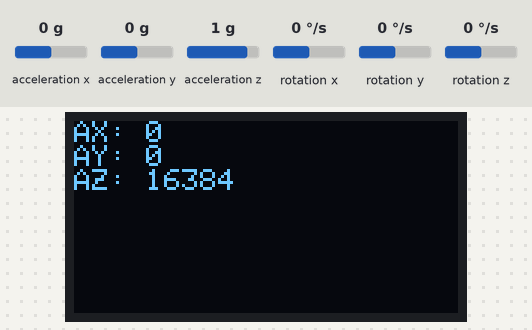
Bench run of a sketch on a simulated Arduino Uno, built with avr-gcc and run on an emulated ATmega328P. Shown: 128×64 one-colour display. Inputs (shaded band) come from the test bench; at power-on: acceleration x 0 g, acceleration y 0 g, acceleration z 1 g, rotation x 0 °/s, rotation y 0 °/s, rotation z 0 °/s. What the sketch prints to the serial monitor is not drawn.

Above: at 3.2 s.
3.3 s: acceleration x set to -1.4 g
At 4.5 s:
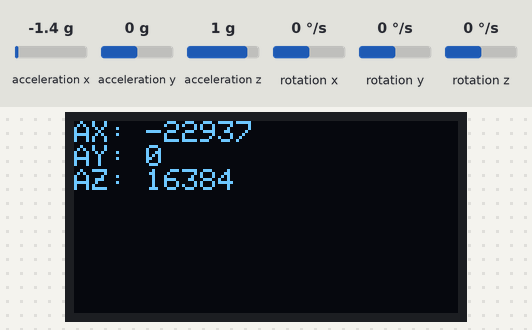
5.1 s: acceleration y set to -1.4 g
At 5.5 s:
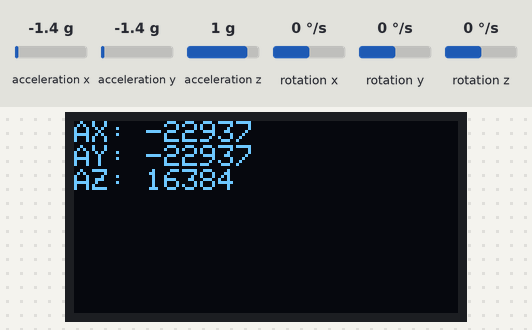
6.7 s: acceleration z set to -1.4 g
At 7.9 s:
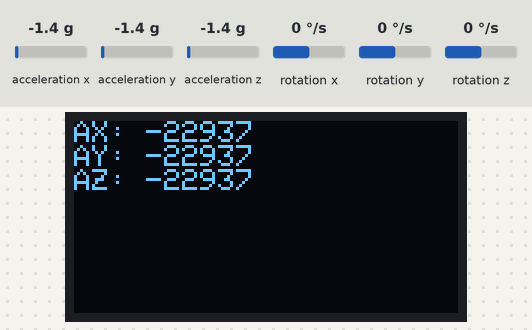
8.3 s: acceleration x set to -0.8 g
At 9.1 s:
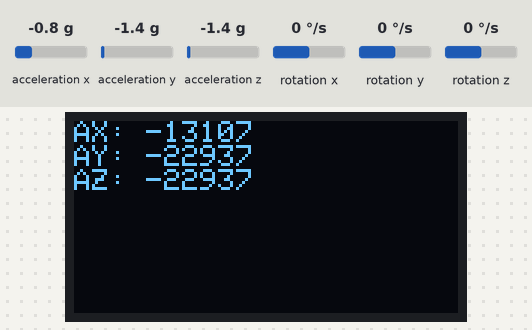
9.9 s: acceleration y set to -0.8 g
At 11.4 s:
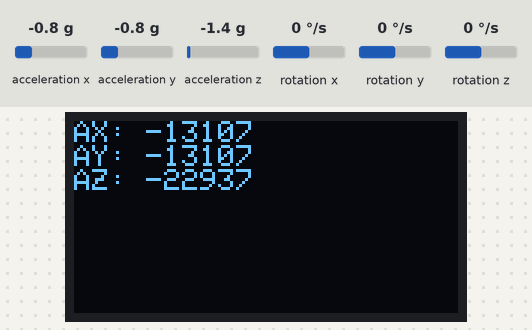
Timing chart, 0 to 12.5 s (numbered marks = the images above; inputs shaded):
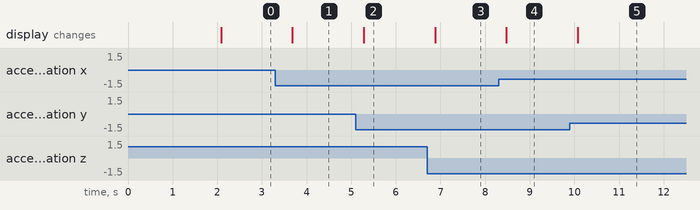

The sketch:

MFL05_Accelerometer_MPU6050_OLED.ino
```cpp
#include <Wire.h>
#include <MPU6050.h>
#include <Adafruit_GFX.h>
#include <Adafruit_SSD1306.h>

#define SCREEN_WIDTH 128
#define SCREEN_HEIGHT 64
#define OLED_RESET -1

Adafruit_SSD1306 display(SCREEN_WIDTH, SCREEN_HEIGHT, &Wire, OLED_RESET);
MPU6050 mpu;

void setup() {
  Serial.begin(9600);
  Wire.begin();

  // Initialize MPU6050
  mpu.initialize();

  // Initialize OLED
  display.begin(SSD1306_SWITCHCAPVCC, 0x3C);
  display.clearDisplay();

  display.setTextSize(1);
  display.setTextColor(SSD1306_WHITE);
  display.setCursor(0, 0);

  if (mpu.testConnection()) {
    display.println("MPU6050 Connected");
    Serial.println("MPU6050 connected successfully!");
  } else {
    display.println("MPU6050 Failed");
    Serial.println("MPU6050 connection failed!");
  }

  display.display();
  delay(2000);
}

void loop() {
  int16_t ax, ay, az;

  // Read accelerometer values
  mpu.getAcceleration(&ax, &ay, &az);

  // -------- Serial Monitor Output --------
  Serial.print("AX: ");
  Serial.print(ax);
  Serial.print(" | AY: ");
  Serial.print(ay);
  Serial.print(" | AZ: ");
  Serial.println(az);

  // -------- OLED Display Output --------
  display.clearDisplay();
  display.setTextSize(1);
  display.setCursor(0, 0);

  display.print("AX: ");
  display.println(ax);

  display.print("AY: ");
  display.println(ay);

  display.print("AZ: ");
  display.println(az);

  display.display();

  delay(500);
}
```

Measured:
- after the input at 3.3 s, the display: changes after 0.38 s (image 1)
- after the input at 5.1 s, the display: changes after 0.18 s (image 2)
- after the input at 6.7 s, the display: changes after 0.18 s (image 3)
- after the input at 8.3 s, the display: changes after 0.18 s (image 4)
- after the input at 9.9 s, the display: changes after 0.18 s (image 5)
